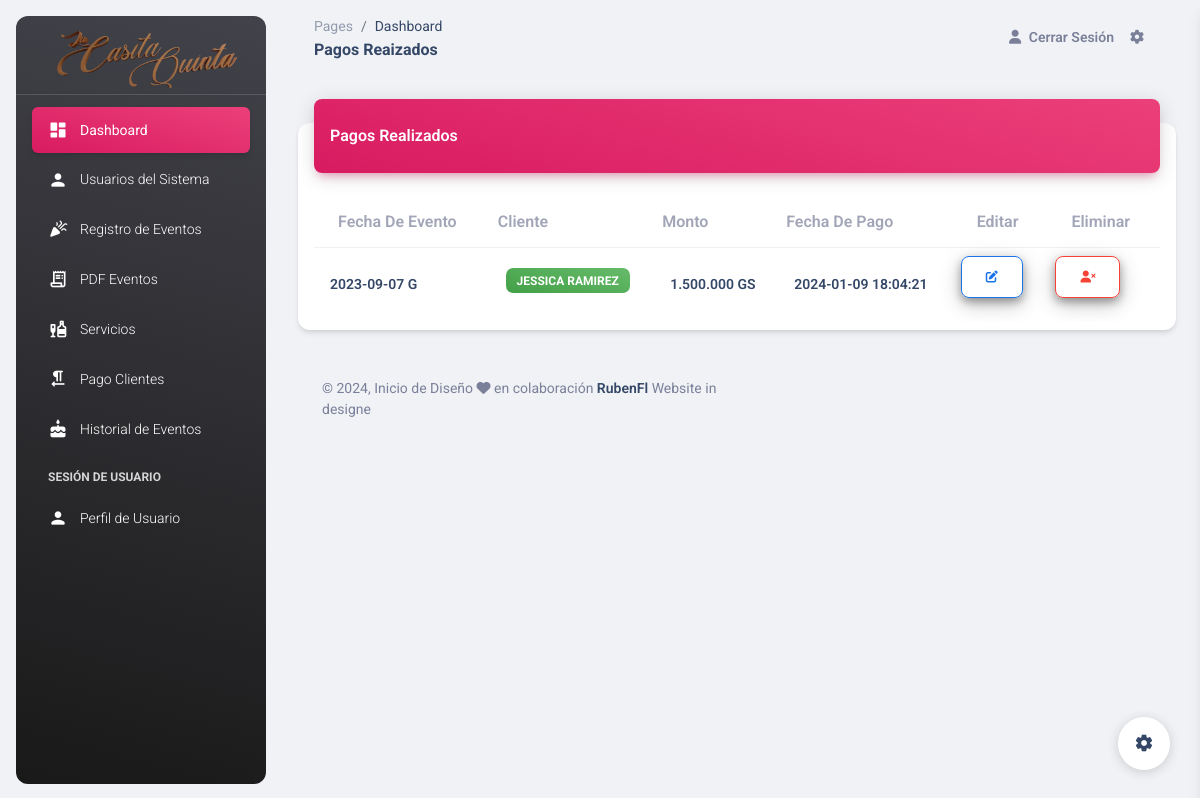
The page /Templates/pagosRealizados.php?id=47 (signed in) on the database its author committed.
### tables this page shows
CREATE TABLE `pagos` (
  `id` int(11) NOT NULL,
  `evento_id` int(11) NOT NULL,
  `cliente_id` int(11) NOT NULL,
  `monto` varchar(20) NOT NULL,
  `created_at` timestamp NOT NULL DEFAULT current_timestamp(),
  `estatus` int(11) NOT NULL DEFAULT 1
);

CREATE TABLE `eventos` (
  `id` int(11) NOT NULL,
  `cedula` varchar(20) NOT NULL,
  `cliente` varchar(50) NOT NULL,
  `cliente_id` int(11) NOT NULL,
  `fecha_evento` varchar(20) NOT NULL,
  `hora_evento` varchar(20) DEFAULT NULL,
  `menu` varchar(100) DEFAULT NULL,
  `created_at` timestamp NOT NULL DEFAULT current_timestamp(),
  `estatus` int(11) NOT NULL DEFAULT 1
);

### Templates/pagosRealizados.php (the view, shortened to what this page needs)
<?php
require_once('../Models/conexion.php');
require_once('../Includes/header_admin.php');
$cliente = $_REQUEST['id'];
?>
<body class="g-sidenav-show  bg-gray-200">
  <?php include_once('../Includes/nav_admin.php'); ?>
  <main class="main-content position-relative max-height-vh-100 h-100 border-radius-lg ">
    <nav class="navbar navbar-main navbar-expand-lg px-0 mx-4 shadow-none border-radius-xl" id="navbarBlur" data-scroll="true">
      <div class="container-fluid py-1 px-3">
        <nav aria-label="breadcrumb">
          <ol class="breadcrumb bg-transparent mb-0 pb-0 pt-1 px-0 me-sm-6 me-5">
            <li class="breadcrumb-item text-sm"><a class="opacity-5 text-dark" href="javascript:;">Pages</a></li>
            <li class="breadcrumb-item text-sm text-dark active" aria-current="page">Dashboard</li>
          </ol>
          <h6 class="font-weight-bolder mb-0">Pagos Reaizados</h6>
        </nav>
        <div class="collapse navbar-collapse mt-sm-0 mt-2 me-md-0 me-sm-4" id="navbar">
          <ul class="navbar-nav  justify-content-end">
            <li class="nav-item d-flex align-items-center">
              <a href="../Templates/salir.php" class="nav-link text-body font-weight-bold px-0">
                <i class="fa fa-user me-sm-1"></i>
                <span class="d-sm-inline d-none">Cerrar Sesión</span>
              </a>
            </li>
            <li class="nav-item px-3 d-flex align-items-center">
              <a href="javascript:;" class="nav-link text-body p-0">
                <i class="fa fa-cog fixed-plugin-button-nav cursor-pointer"></i>
              </a>
            </li>
          </ul>
        </div>
      </div>
    </nav>
    <div class="container-fluid py-4">
      <div class="row">
        <div class="col-12">
          <div class="card my-4">
            <div class="card-header p-0 position-relative mt-n4 mx-3 z-index-2">
              <div class="bg-gradient-primary shadow-primary border-radius-lg pt-4 pb-3">
                <h6 class="text-white text-capitalize ps-3">Pagos Realizados
            </div>
            <div class="card-body px-0 pb-2">
              <div class="table-responsive p-0">
                <table class="table align-items-center mb-0" id="tabla_Usuario">
                  <thead>
                    <tr>
                        <th class="text-secondary opacity-7">Fecha de Evento</th>
                    <th class="text-secondary opacity-7 ps-2"> Cliente</th>
                      <th class="text-secondary opacity-7 ps-2">Monto</th>
                      <th class="text-secondary opacity-7 ps-2">Fecha de Pago</th>
                      <th class="text-secondary opacity-7">Editar</th>
                      <th class="text-secondary opacity-7">Eliminar</th>
                    </tr>
                  </thead>
                  <tbody>
                  <?php
                        $sql = mysqli_query($conection," SELECT p.id,e.cliente,e.fecha_evento,p.monto,p.created_at
                        FROM pagos p INNER JOIN eventos e ON e.id = p.evento_id
                         WHERE p.cliente_id = $cliente AND p.estatus = 1");
                         $resultado = mysqli_num_rows($sql);
                         if($resultado > 0){
                            while ($data = mysqli_fetch_array($sql)){
                      ?>
                    <tr>
                    <td>
                        <div class="d-flex px-2 py-1">
                          <div class="d-flex flex-column justify-content-center">
                            <h6 class="mb-0 text-sm"><?php echo $data['fecha_evento']; ?> G</h6>
                          </div>
                        </div>
                      </td>
                      <td>
                        <div class="d-flex px-2 py-1">
                          <div class="d-flex flex-column justify-content-center">
                            <h6 class="badge badge-sm bg-gradient-success"><?php echo $data['cliente'];?></h6>
                          </div>
                        </div>
                      </td>
                      <td>
                        <div class="d-flex px-2 py-1">
                          <div class="d-flex flex-column justify-content-center">
                            <h6 class="mb-0 text-sm"><?php echo number_format($data['monto'],0,'.','.');?> GS</h6>
                          </div>
                        </div>
                      </td>
                      <td>
                        <div class="d-flex px-2 py-1">
                          <div class="d-flex flex-column justify-content-center">
                            <h6 class="mb-0 text-sm"><?php echo $data['created_at']; ?></h6>
                          </div>
                        </div>
                      </td>
                      <?php if ($_SESSION['rol'] == 1 || $_SESSION['rol'] == 2) {?>
                          <td>
                             <a href="../Views/modificarPago.php?id=<?php echo $data['id']; ?>"class="btn btn-outline-info" style="box-shadow: 0 4px 8px 0 rgba(0, 0, 0, 0.3), 0 6px 20px  rgba(0, 0, 0, 0.25);"><i class="fas fa-edit"></i></a>
                          </td>
                      <?php } ?>
                          <td>
                            <button onclick="EliminarPago('<?php echo $data['id']; ?>')"
                            class="btn btn-outline-danger" style="box-shadow: 0 4px 8px 0 rgba(0, 0, 0, 0.3), 0 6px 20px  rgba(0, 0, 0, 0.25);"><i class="fas fa-user-times"></i></button>
                          </td>
                    </tr>
                    <?php }
                } ?>
                  </tbody>
                </table>
              </div>
            </div>
          </div>
        </div>
      </div>
    </div>
    <footer class="footer py-4  ">
      <div class="container-fluid">
        <div class="row align-items-center justify-content-lg-between">
          <div class="col-lg-6 mb-lg-0 mb-4">
            <div class="copyright text-center text-sm text-muted text-lg-start">
              © ,
              Inicio de Diseño <i class="fa fa-heart"></i> en colaboración
              <a href="#" class="font-weight-bold" target="_blank">RubenFl</a>
              Website in designe
            </div>
          </div>
        </div>
      </div>
    </footer>
    </div>
  </main>
<?php include_once('../Includes/footer_admin.php') ?>

### rows shown on the page
pagos: evento.fecha_evento "2023-09-07", evento.cliente "JESSICA RAMIREZ", monto "1.500.000", created_at "2024-01-09 18:04:21"
